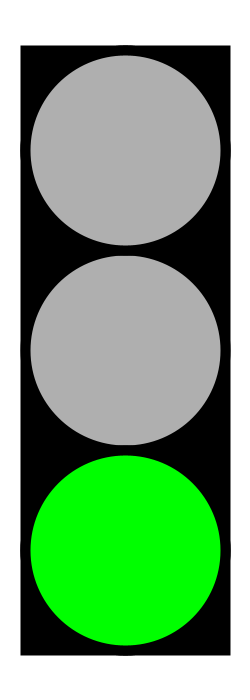
Frame 1 (no input)
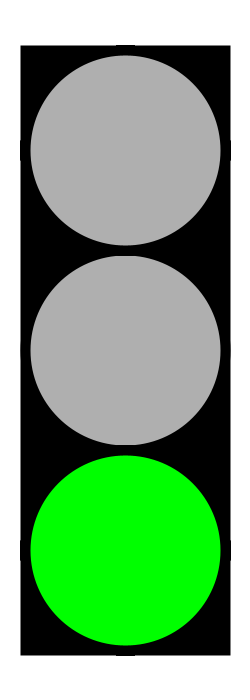
Frame 60 (the mouse pressed at the canvas centre just before this capture)
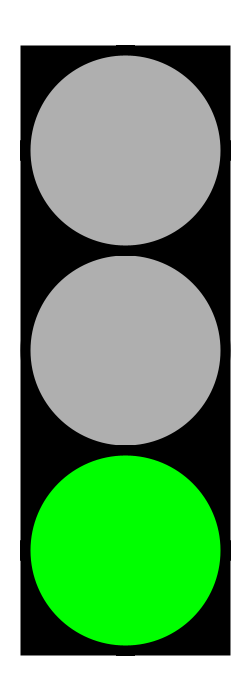
Frame 120 (the mouse held since frame 60 and released just before this capture)

The Processing sketch that drew these frames (run headless with seeded random() and noise(); from frame 60 on, the mouse is pressed at the canvas centre):

// Processing sketch: TASKTHREE
// ── TASKTHREE.pde
// 3.a Draw a traffic light using colors stored in variables - one for each of the 4 colors (background is the 4th).
color red = color(255, 0, 0);
color green = color(0, 255, 0);
color yellow = color(255, 255, 0);
color grey = color (175);

int w = 200;
int y = 200;


void setup() {
  size(250, 700);
  background(255);
  stroke(0);
  strokeWeight(10);
  rectMode(CENTER);
  fill(0);
  rect(125, 350, 200, 600);

  // 3.b add a gray color for the turned off effect
  ellipseMode(CENTER);
  fill(175);
  ellipse(width/2, height/2, w, y);
  ellipse(width/2, height/2-y, w, y);
  ellipse(width/2, height/2+y, w, y);
}

// + 3.b
// 3.c have the light turn on/off (green or red) automatically.
int i = 1;
void draw() {
  frameRate(10);
  if (i > 25) {
    fill(red);
    ellipse(width/2, height/2-y, w, y);
    fill(grey);
    ellipse(width/2, height/2+y, w, y);
    
  } else {
    fill(green);
    ellipse(width/2, height/2+y, w, y);
    fill(grey);
    ellipse(width/2, height/2-y, w, y);
  }

  i++;
  if (i == 50) {
    i = 1;
  }
}
